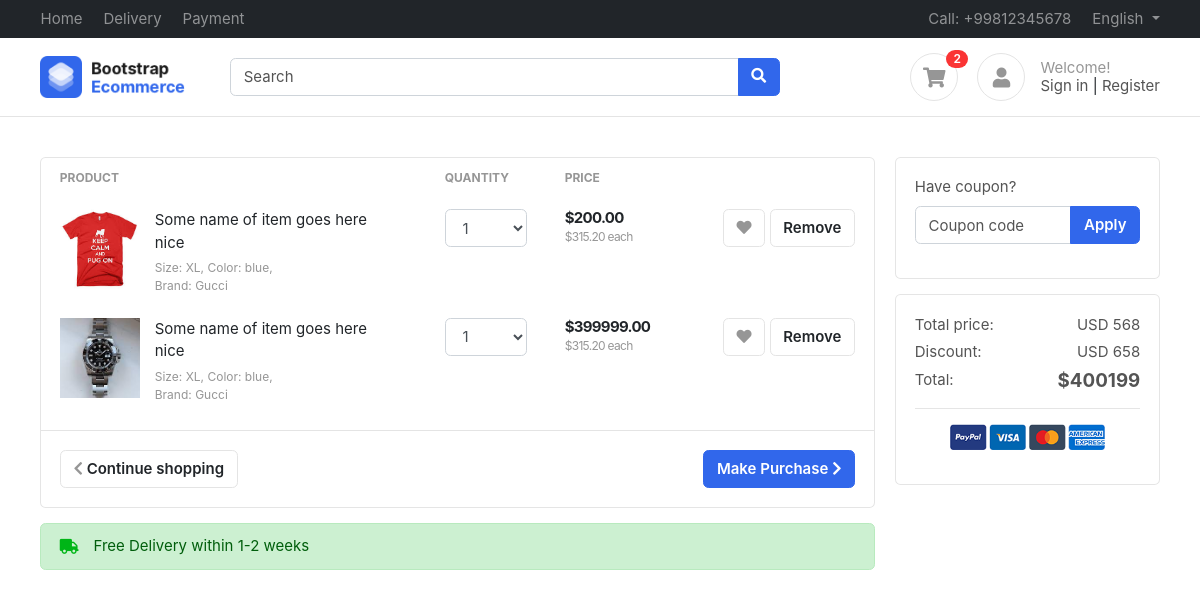
/accounts/cart/ (signed in), run on the app's committed database.
### accounts/models.py (models this page shows, shortened)
class Profile(BaseModel):
    user = models.OneToOneField(User, on_delete=models.CASCADE, related_name="profile")
    is_email_verified = models.BooleanField(default=False)
    email_token = models.CharField(max_length=100, null=True, blank=True)
    profile_image = models.ImageField(upload_to="profile")
    def get_cart_items_count(self):
        return CartItems.objects.filter(
            cart__user=self.user, cart__is_paid=False
        ).count()

class CartItems(BaseModel):
    cart = models.ForeignKey(Cart, on_delete=models.CASCADE, related_name="cart_items")
    product = models.ForeignKey(
        Product, on_delete=models.SET_NULL, null=True, blank=True
    )
    color_variant = models.ForeignKey(
        ColorVariant, on_delete=models.SET_NULL, null=True, blank=True
    )
    size_variant = models.ForeignKey(
        SizeVariant, on_delete=models.SET_NULL, null=True, blank=True
    )
    def get_product_price(self):
        price = [self.product.price]
        if self.color_variant:
            color_price = self.color_variant.price
            price.append(color_price)
        if self.size_variant:
            size_price = self.size_variant.price
            price.append(size_price)
        return sum(price)

class Cart(BaseModel):
    user = models.ForeignKey(User, on_delete=models.CASCADE, related_name="carts")
    coupon = models.ForeignKey(Coupon, on_delete=models.SET_NULL, null=True, blank=True)
    is_paid = models.BooleanField(default=False)
    def get_full_cart_price(self):
        cart_items = self.cart_items.all()
        price = []
        for cart_item in cart_items:
            price.append(cart_item.product.price)
            if cart_item.color_variant:
                color_price = cart_item.color_variant.price
                price.append(color_price)
            if cart_item.size_variant:
                size_price = cart_item.size_variant.price
                price.append(size_price)
        if self.coupon:
            if sum(price) > self.coupon.minimum_amount:
                return sum(price) - self.coupon.discount_price
        return sum(price)

### products/models.py (models this page shows, shortened)
class Product(BaseModel):
    product_name = models.CharField(max_length=100)
    slug = models.SlugField(unique=True, null=True, blank=True)
    category = models.ForeignKey(
        Category, on_delete=models.CASCADE, related_name="products"
    )
    price = models.IntegerField()
    product_description = models.TextField()
    color_variant = models.ManyToManyField(ColorVariant, blank=True)
    size_variant = models.ManyToManyField(SizeVariant, blank=True)

class ProductImage(BaseModel):
    product = models.ForeignKey(
        Product, on_delete=models.CASCADE, related_name="product_images"
    )
    image = models.ImageField(upload_to="products")

### accounts/views.py (the view, shortened to what this page needs)
# urls.py: path("cart/", cart, name="cart"),
def cart(request):
    cart_items = CartItems.objects.filter(cart__user=request.user, cart__is_paid=False)
    cart = Cart.objects.get(user=request.user, is_paid=False)
    context = {
        "cart_items": cart_items,
        "cart": cart,
    }
    return render(request, "accounts/cart.html", context)

### templates/accounts/cart.html (shortened to what this page needs)
{% extends "base/base.html" %}
{% block start %}
<section class="section-content padding-y">
    <div class="container">
        <div class="row">
            <main class="col-md-9">
                <div class="card">
                    <table class="table table-borderless table-shopping-cart">
                        <thead class="text-muted">
                            <tr class="small text-uppercase">
                                <th scope="col">Product</th>
                                <th scope="col" width="120">Quantity</th>
                                <th scope="col" width="120">Price</th>
                                <th scope="col" class="text-right" width="200"> </th>
                            </tr>
                        </thead>
                        <tbody>
                            {% for cart_item in cart_items %}
                            <tr>
                                <td>
                                    <figure class="itemside">
                                        <div class="aside"><img
                                                src="{{cart_item.product.product_images.first.image.url}}"
                                                class="img-sm"></div>
                                        <figcaption class="info">
                                            <a href="#" class="title text-dark">Some name of item goes here nice</a>
                                            <p class="text-muted small">Size: XL, Color: blue, <br> Brand: Gucci</p>
                                        </figcaption>
                                    </figure>
                                </td>
                                <td>
                                    <select class="form-control">
                                        <option>1</option>
                                    </select>
                                </td>
                                <td>
                                    <div class="price-wrap">
                                        <var class="price">${{cart_item.get_product_price}}.00</var>
                                        <small class="text-muted"> $315.20 each </small>
                                    </div>
                                </td>
                                <td class="text-right">
                                    <a data-original-title="Save to Wishlist" title="" href="" class="btn btn-light"
                                        data-toggle="tooltip"> <i class="fa fa-heart"></i></a>
                                    <a href="/accounts/remove_items_from_cart/{{cart_item.uid}}/"
                                        class="btn btn-light"> Remove</a>
                                </td>
                            </tr>
                            {% endfor %}
                        </tbody>
                    </table>
                    <div class="card-body border-top">
                        <a href="#" class="btn btn-primary float-md-right"> Make Purchase <i
                                class="fa fa-chevron-right"></i> </a>
                        <a href="#" class="btn btn-light"> <i class="fa fa-chevron-left"></i> Continue shopping </a>
                    </div>
                </div>
                <div class="alert alert-success mt-3">
                    <p class="icontext"><i class="icon text-success fa fa-truck"></i> Free Delivery within 1-2 weeks
                    </p>
                </div>
            </main>
            <aside class="col-md-3">
                <div class="card mb-3">
                    <div class="card-body">
                        <form method="POST">
                            <div class="form-group">
                                <label>Have coupon?</label>
                                <div class="input-group">
                                    <input type="text" class="form-control" name="coupon" placeholder="Coupon code">
                                    <span class="input-group-append">
                                        <button type="submit"  class="btn btn-primary">Apply</button>
                                    </span>
                                </div>
                            </div>
                        </form>
                    </div>
                </div>
                <div class="card">
                    <div class="card-body">
                        <dl class="dlist-align">
                            <dt>Total price:</dt>
                            <dd class="text-right">USD 568</dd>
                        </dl>
                        <dl class="dlist-align">
                            <dt>Discount:</dt>
                            <dd class="text-right">USD 658</dd>
                        </dl>
                        <dl class="dlist-align">
                            <dt>Total:</dt>
                            <dd class="text-right  h5"><strong>${{cart.get_full_cart_price}}</strong></dd>
                        </dl>
                        <hr>
                        <p class="text-center mb-3">
                            <img src="images/misc/payments.png" height="26">
                        </p>
                    </div>
                </div>
            </aside>
        </div>
    </div>
</section>
{% endblock %}

### templates/base/base.html (shortened to what this page needs)
<!DOCTYPE HTML>
<html lang="en">
<head>
    <link href="/media/css/bootstrap.css" rel="stylesheet" type="text/css" />
    <link href="/media/fonts/fontawesome/css/all.min.css" type="text/css" rel="stylesheet">
    <link href="/media/css/ui.css" rel="stylesheet" type="text/css" />
    <link href="/media/css/responsive.css" rel="stylesheet" />
</head>
<body>
    <header class="section-header">
        <nav class="navbar navbar-dark navbar-expand p-0 bg-dark">
            <div class="container">
                <ul class="navbar-nav d-none d-md-flex mr-auto">
                    <li class="nav-item"><a class="nav-link" href="/">Home</a></li>
                    <li class="nav-item"><a class="nav-link" href="#">Delivery</a></li>
                    <li class="nav-item"><a class="nav-link" href="#">Payment</a></li>
                </ul>
                <ul class="navbar-nav">
                    <li class="nav-item"><a href="#" class="nav-link"> Call: +99812345678 </a></li>
                    <li class="nav-item dropdown">
                        <a href="#" class="nav-link dropdown-toggle" data-toggle="dropdown"> English </a>
                    </li>
                </ul>
            </div>
        </nav>
        <section class="header-main border-bottom">
            <div class="container">
                <div class="row align-items-center">
                    <div class="col-lg-2 col-4">
                        <div class="brand-wrap">
                            <img class="logo" src="images/logo.png">
                        </div>
                    </div>
                    <div class="col-lg-6 col-sm-12">
                        <form action="#" class="search">
                            <div class="input-group w-100">
                                <input type="text" class="form-control" placeholder="Search">
                                <div class="input-group-append">
                                    <button class="btn btn-primary" type="submit">
                                        <i class="fa fa-search"></i>
                                    </button>
                                </div>
                            </div>
                        </form>
                    </div>
                    <div class="col-lg-4 col-sm-6 col-8">
                        <div class="widgets-wrap float-md-right">
                            <div class="widget-header  mr-3">
                                <a href="/accounts/cart" class="icon icon-sm rounded-circle border"><i
                                        class="fa fa-shopping-cart"></i></a>
                                <span
                                    class="badge badge-pill badge-danger notify">{{request.user.profile.get_cart_items_count}}</span>
                            </div>
                            <div class="widget-header icontext">
                                <a href="#" class="icon icon-sm rounded-circle border"><i class="fa fa-user"></i></a>
                                <div class="text">
                                    <span class="text-muted">Welcome!</span>
                                    <div>
                                        <a href="#">Sign in</a> |
                                        <a href="#"> Register</a>
                                    </div>
                                </div>
                            </div>
                        </div>
                    </div>
                </div>
            </div>
        </section>
    </header>
    {% block start %}
    {% endblock %}
</body>
</html>

### public/static/css/ui.css (style rules this page uses)
html { font-family: 'Inter', sans-serif; font-size: 15px; }
.price-wrap { letter-spacing: -0.7px; }
.icon-xs, .icon-sm, .icon-md, .icon-lg { display: inline-block; text-align: center; flex-shrink: 0; flex-grow: 0; }
.icon-sm { width: 48px; height: 48px; line-height: 48px; font-size: 20px; }
.img-xs, .img-sm, .img-md, .img-lg { object-fit: cover; flex-shrink: 0; flex-grow: 0; }
.img-sm { width: 80px; height: 80px; }
.padding-y { padding-top: 40px; padding-bottom: 40px; }
var { font-style: normal; }
figure { margin-bottom: 0; }
article:after, .form-group:after { display: block; clear: both; content: ""; }
.card .title { color: #212529; }
p:last-child { margin-bottom: 0; }
.header-main { position: relative; padding-top: 1rem; padding-bottom: 1rem; }
.brand-wrap .logo, .navbar-brand .logo { margin-right: 7px; max-height: 42px; display: inline-block; }
.widget-header { display: inline-block; vertical-align: middle; position: relative; }
.widget-header a { color: #545454; }
.widget-header i { color: #969696; }
.widget-header .notify { position: absolute; top: -3px; right: -10px; }
.btn-light { background-color: #fff; border-color: #e4e4e4; }
.btn-light i { color: #969696; }
.itemside { position: relative; display: flex; width: 100%; }
.itemside .aside { position: relative; flex-shrink: 0; }
.itemside .info { padding-left: 15px; padding-right: 7px; }
.itemside p { margin-bottom: 0; }
.itemside .title { display: block; margin-bottom: 5px; color: #212529; }
[class*="dlist-"] { margin-bottom: 5px; }
[class*="dlist-"] dd { margin-bottom: 0; }
.dlist-align { display: flex; }
.dlist-align dt { width: 120px; word-wrap: break-word; font-weight: normal; }
.dlist-align dd { flex-grow: 1; }
.icontext { display: inline-flex; align-items: center; vertical-align: middle; }
.icontext .text { width: 100%; line-height: 1.2; color: #212529; }
.icontext .icon { position: relative; margin-right: 15px; flex-shrink: 0; flex-grow: 0; }
.notify { position: absolute; top: -4px; right: -10px; display: inline-block; padding: .25em .6em; font-size: 12px; line-height: 1; text-align: center; border-radius: 3rem; color: #fff; background-color: #fa3434; }
.price { font-weight: 600; color: #212529; }
.table-shopping-cart.table td, .table-shopping-cart.table th { padding-left: 1.25rem; padding-right: 1.25rem; }
.table-shopping-cart .price-wrap { line-height: 1.2; }
.table-shopping-cart .price { font-weight: bold; margin-right: 5px; display: block; }

### data on the page
CartItems: product.product_images.first.image (picture), get_product_price "200"
CartItems: product.product_images.first.image (picture), get_product_price "399999"
Cart: get_full_cart_price "400199"

### other printed values
{{ request.user.profile.get_cart_items_count }} "2"
